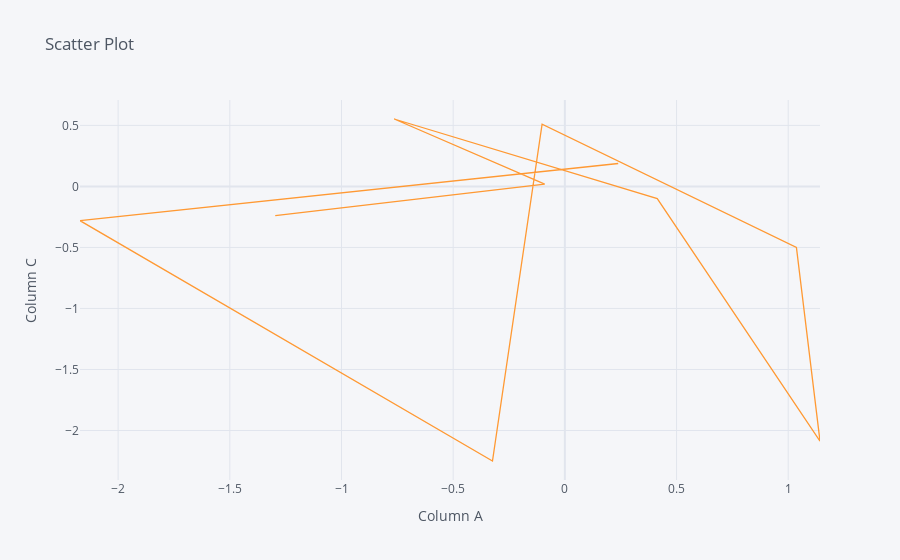

The notebook cell this image was saved under:
### Code cell
dataset1.iplot(kind='scatter',x='A',y='C',xTitle='Column A',yTitle='Column C',title="Scatter Plot")

### Figure 1 — Plotly figure (JSON) as saved in the notebook; plotly's stock layout.template omitted (floating-point values rounded to 4 significant figures)
{"data": [{"line": {"color": "rgba(255, 153, 51, 1.0)", "dash": "solid", "shape": "linear", "width": 1.3}, "mode": "lines", "name": "C", "text": "", "type": "scatter", "x": [0.2389, -2.171, -0.3241, -0.102, 1.037, 1.142, 0.4136, -0.7641, -0.0903, -1.297], "y": [0.1875, -0.281, -2.25, 0.5092, -0.4994, -2.088, -0.1001, 0.5523, 0.01915, -0.2391]}], "layout": {"autosize": true, "legend": {"bgcolor": "#F5F6F9", "font": {"color": "#4D5663"}}, "paper_bgcolor": "#F5F6F9", "plot_bgcolor": "#F5F6F9", "title": {"font": {"color": "#4D5663"}, "text": "Scatter Plot"}, "xaxis": {"autorange": true, "gridcolor": "#E1E5ED", "range": [-2.171, 1.142], "showgrid": true, "tickfont": {"color": "#4D5663"}, "title": {"font": {"color": "#4D5663"}, "text": "Column A"}, "type": "linear", "zerolinecolor": "#E1E5ED"}, "yaxis": {"autorange": true, "gridcolor": "#E1E5ED", "range": [-2.406, 0.708], "showgrid": true, "tickfont": {"color": "#4D5663"}, "title": {"font": {"color": "#4D5663"}, "text": "Column C"}, "type": "linear", "zerolinecolor": "#E1E5ED"}}}
